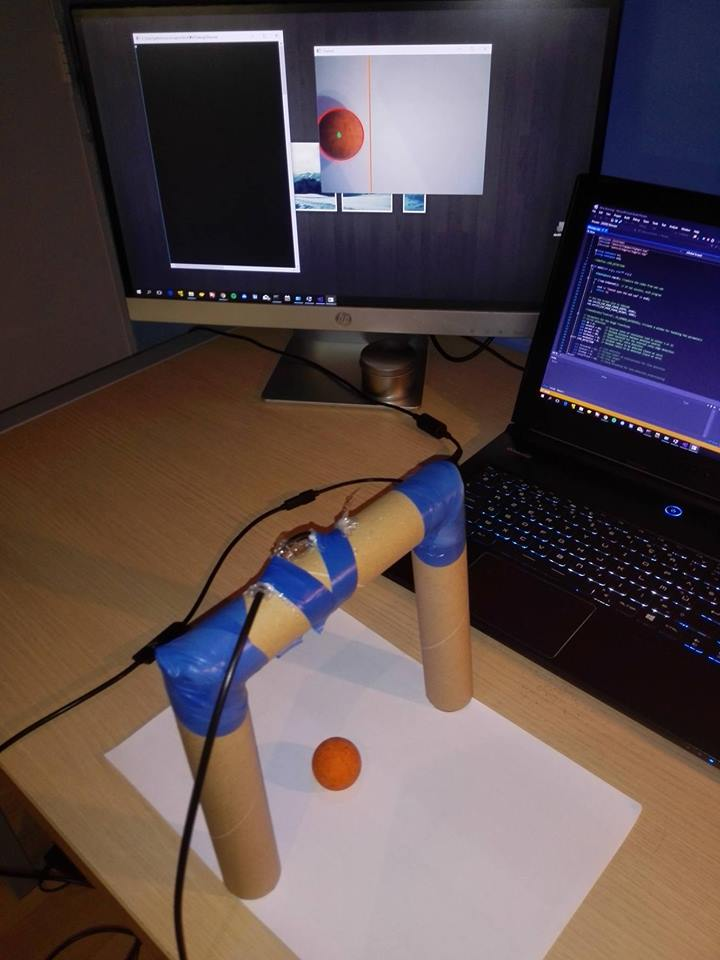
//> input picture testingContent/p.jpg, 720 x 960 px, given in place of the camera
$ ./CannyStill1   (built with g++ and OpenCV 4)
//> lines starting //> are read from the running program, lines starting //| are printed output that depends on the picture; after the words box and inside, x2 and y2 are one past the last pixel; in counts of white or black regions, pixels touching at a corner belong together
// RedBallTracker.cpp

#include<opencv2/core/core.hpp>
#include<opencv2/highgui/highgui.hpp>
#include<opencv2/imgproc/imgproc.hpp>

#include<iostream>

///////////////////////////////////////////////////////////////////////////////////////////////////
int main() {
	cv::VideoCapture capWebcam(0);		// declare a VideoCapture object and associate to webcam, 0 => use 1st webcam

	if (capWebcam.isOpened() == false) {				// check if VideoCapture object was associated to webcam successfully
		std::cout << "error: capWebcam not accessed successfully\n\n";	// if not, print error message to std out
		return(0);														// and exit program
	}

	cv::Mat imgOriginal;		// input image
	cv::Mat imgHSV;
	cv::Mat imgThreshLow;
	cv::Mat imgThreshHigh;
	cv::Mat imgThresh;

	std::vector<cv::Vec3f> v3fCircles;				// 3 element vector of floats, this will be the pass by reference output of HoughCircles()

	char charCheckForEscKey = 0;

	while (charCheckForEscKey != 27 && capWebcam.isOpened()) {		// until the Esc key is pressed or webcam connection is lost
		bool blnFrameReadSuccessfully = capWebcam.read(imgOriginal);		// get next frame
//> imgOriginal is the input picture: 960 rows x 720 cols, CV_8UC3; mean B, G, R 74, 73.2, 87.9

		if (!blnFrameReadSuccessfully || imgOriginal.empty()) {		// if frame not read successfully
			std::cout << "error: frame not read from webcam\n";		// print error message to std out
			break;													// and jump out of while loop
		}

		cv::cvtColor(imgOriginal, imgHSV, CV_BGR2HSV);
//> imgHSV: 960 rows x 720 cols, CV_8UC3; mean H, S, V 80.5, 102, 97.2

		cv::inRange(imgHSV, cv::Scalar(0, 155, 155), cv::Scalar(18, 255, 255), imgThreshLow);
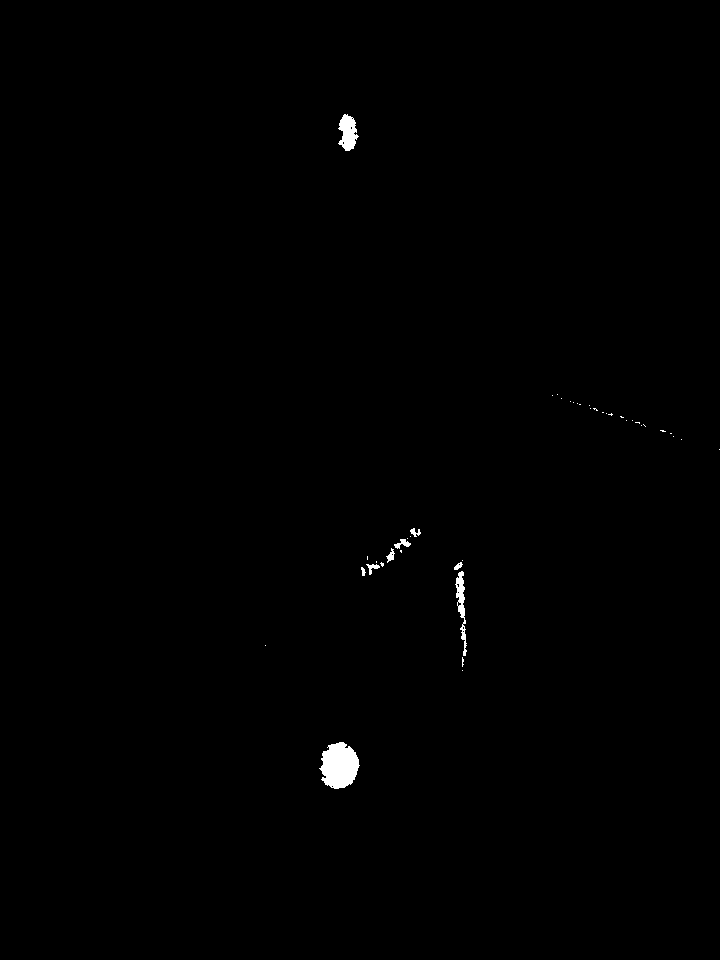
//> imgThreshLow: 960 rows x 720 cols, CV_8UC1; 0.39% white; 43 white regions (34 under 20 px), largest, box (x1, y1, x2, y2) and area: (319, 742, 360, 789) 1377, (338, 114, 359, 151) 494, (455, 571, 467, 656) 397
		cv::inRange(imgHSV, cv::Scalar(165, 155, 155), cv::Scalar(179, 255, 255), imgThreshHigh);
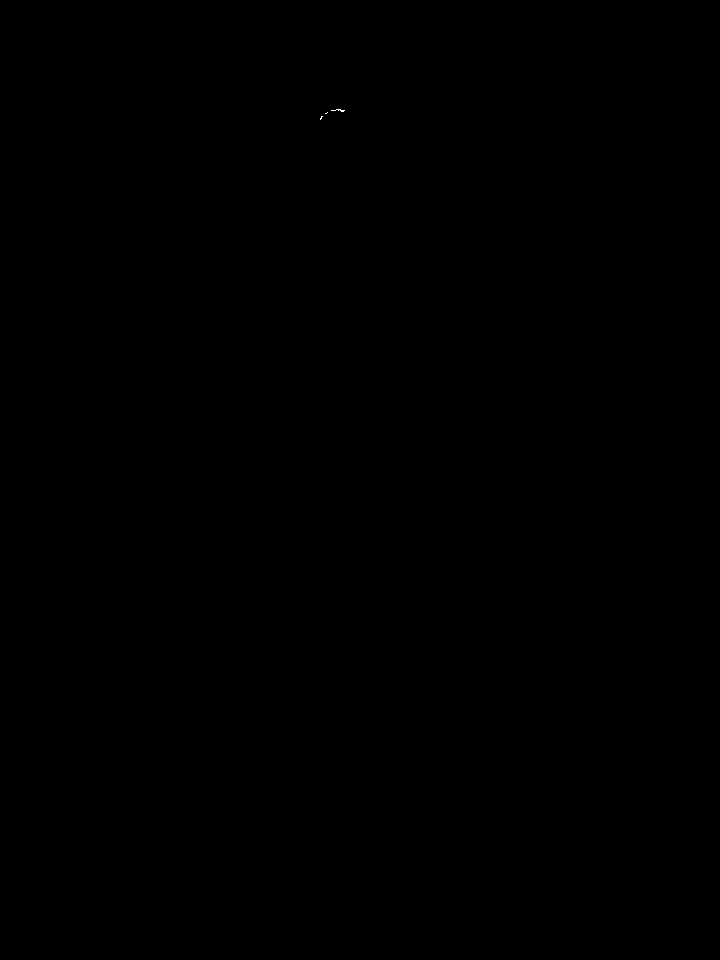
//> imgThreshHigh: 960 rows x 720 cols, CV_8UC1; 0% white in thin lines or dots, all inside (x1, y1, x2, y2) = (320, 109, 345, 120)

		cv::add(imgThreshLow, imgThreshHigh, imgThresh);

		cv::GaussianBlur(imgThresh, imgThresh, cv::Size(3, 3), 0);

		cv::Mat structuringElement = cv::getStructuringElement(cv::MORPH_RECT, cv::Size(3, 3));

		cv::dilate(imgThresh, imgThresh, structuringElement);
		cv::erode(imgThresh, imgThresh, structuringElement);
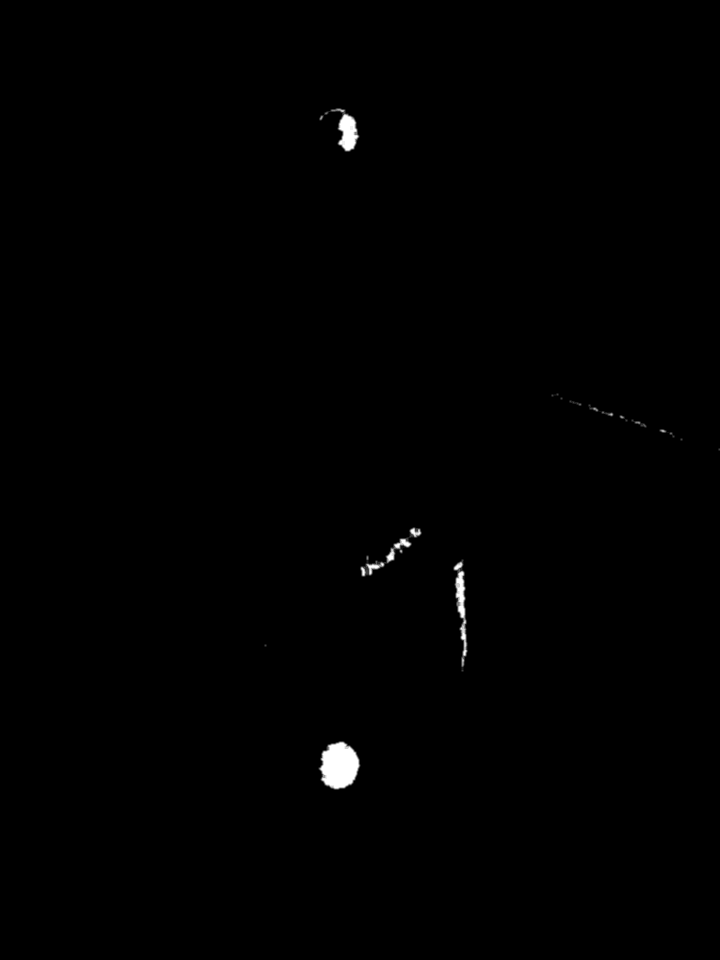
//> imgThresh: 960 rows x 720 cols, CV_8UC1; min 0, max 255, mean 1

		// fill circles vector with all circles in processed image
		cv::HoughCircles(imgThresh,			// input image
			v3fCircles,							// function output (must be a standard template library vector
			CV_HOUGH_GRADIENT,					// two-pass algorithm for detecting circles, this is the only choice available
			2,									// size of image / this value = "accumulator resolution", i.e. accum res = size of image / 2
			imgThresh.rows / 4,				// min distance in pixels between the centers of the detected circles
			100,								// high threshold of Canny edge detector (called by cvHoughCircles)
			50,									// low threshold of Canny edge detector (set at 1/2 previous value)
			10,									// min circle radius (any circles with smaller radius will not be returned)
			400);								// max circle radius (any circles with larger radius will not be returned)
//> v3fCircles = 1 circle (x, y, radius): [335, 765, 23.8]

		for (int i = 0; i < v3fCircles.size(); i++) {		// for each circle . . .
															// show ball position x, y, and radius to command line
			std::cout << "ball position x = " << v3fCircles[i][0]			// x position of center point of circle
				<< ", y = " << v3fCircles[i][1]								// y position of center point of circle
				<< ", radius = " << v3fCircles[i][2] << "\n";				// radius of circle

																			// draw small green circle at center of detected object
			cv::circle(imgOriginal,												// draw on original image
				cv::Point((int)v3fCircles[i][0], (int)v3fCircles[i][1]),		// center point of circle
				3,																// radius of circle in pixels
				cv::Scalar(0, 255, 0),											// draw pure green (remember, its BGR, not RGB)
				CV_FILLED);														// thickness, fill in the circle

																				// draw red circle around the detected object
			cv::circle(imgOriginal,												// draw on original image
				cv::Point((int)v3fCircles[i][0], (int)v3fCircles[i][1]),		// center point of circle
				(int)v3fCircles[i][2],											// radius of circle in pixels
				cv::Scalar(0, 0, 255),											// draw pure red (remember, its BGR, not RGB)
				3);																// thickness of circle in pixels
		}	// end for
//> this loop made 1 pass
//| ball position x = 335, y = 765, radius = 23.8
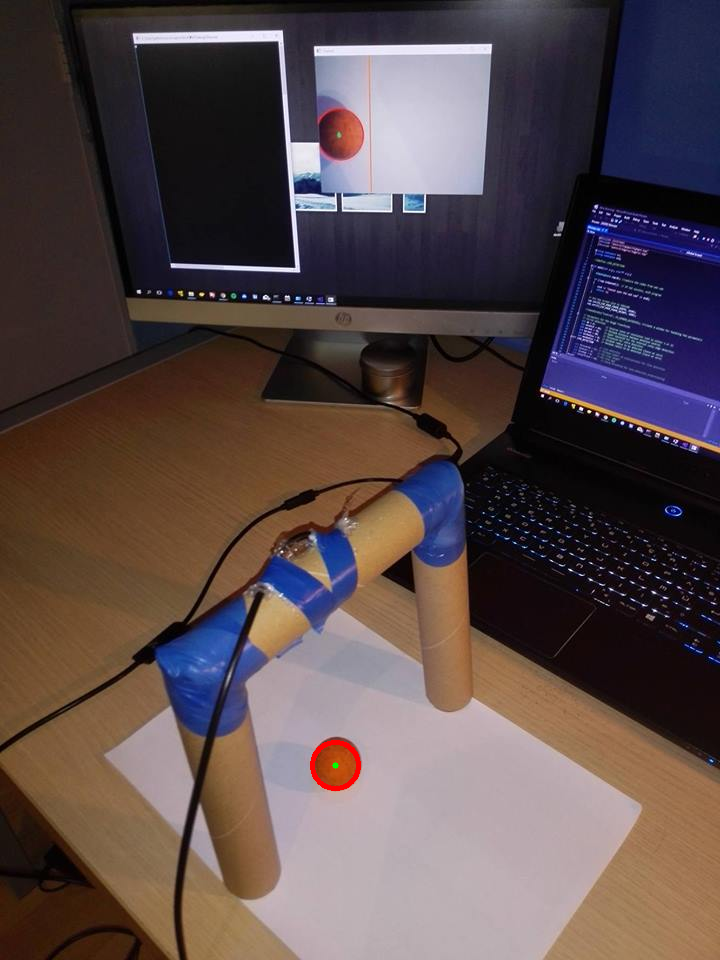
//> imgOriginal: 960 rows x 720 cols, CV_8UC3; 0.11% of pixels changed, all inside (x1, y1, x2, y2) = (310, 740, 361, 791)

			// declare windows
		cv::namedWindow("imgOriginal", CV_WINDOW_AUTOSIZE);	// note: you can use CV_WINDOW_NORMAL which allows resizing the window
		cv::namedWindow("imgThresh", CV_WINDOW_AUTOSIZE);	// or CV_WINDOW_AUTOSIZE for a fixed size window matching the resolution of the image
															// CV_WINDOW_AUTOSIZE is the default

		cv::imshow("imgOriginal", imgOriginal);			// show windows
		cv::imshow("imgThresh", imgThresh);

		charCheckForEscKey = cv::waitKey(1);			// delay (in ms) and get key press, if any
//> the Esc key is pressed
	}	// end while
//> after the loop, v3fCircles = 1 item: [335, 765, 23.8]

	return(0);
}

$ run again, on testingContent/p2.jpg
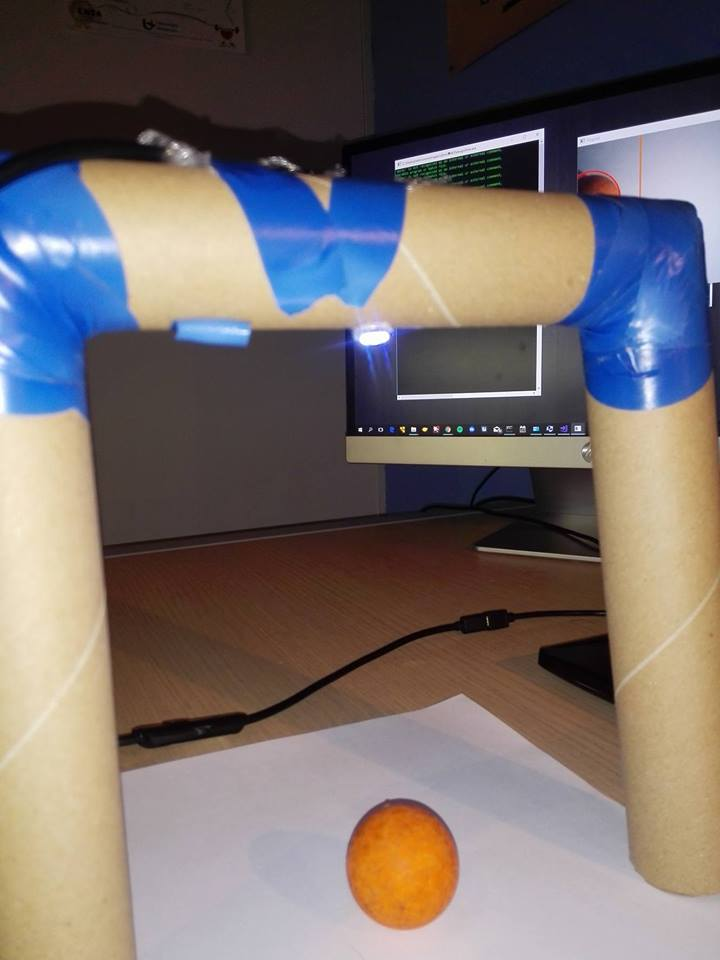
//> input picture testingContent/p2.jpg, 720 x 960 px, given in place of the camera
//> imgOriginal is the input picture: 960 rows x 720 cols, CV_8UC3; mean B, G, R 107.3, 109, 117.8
//> imgHSV: 960 rows x 720 cols, CV_8UC3; mean H, S, V 67.5, 88.1, 134.1
//> `cv::inRange(imgHSV, cv::Scalar(0, 155, 155), cv::Scalar(18, 255, 255),..`:
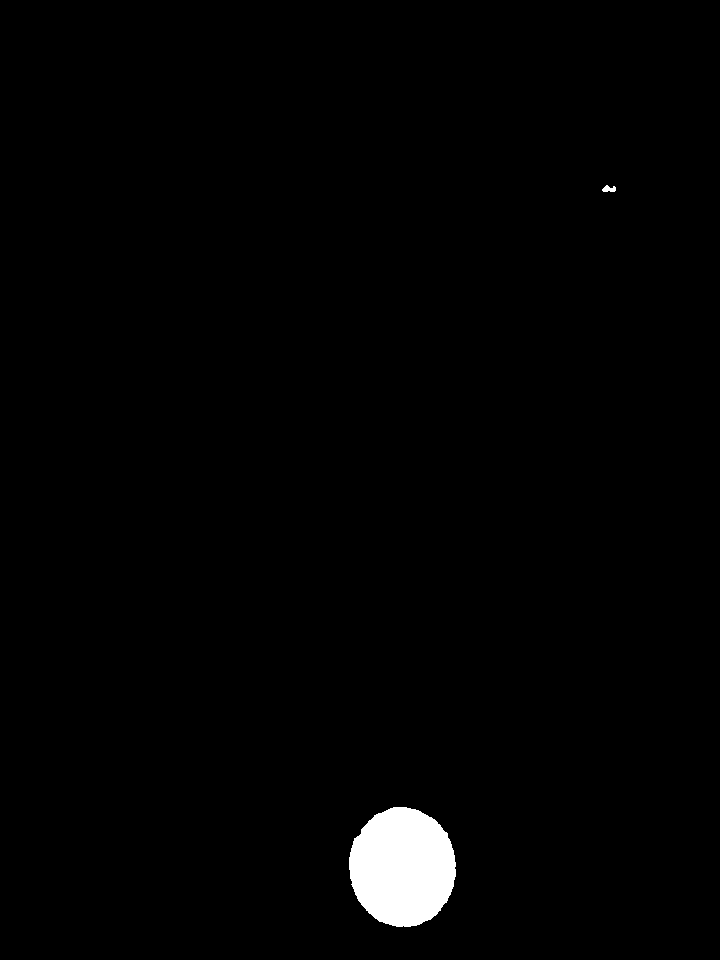
//> imgThreshLow: 960 rows x 720 cols, CV_8UC1; 1.5% white; 2 white regions, box (x1, y1, x2, y2) and area: (349, 807, 456, 927) 10028, (602, 185, 616, 192) 68
//> imgThreshHigh: 960 rows x 720 cols, CV_8UC1; every value is 0
//> `cv::HoughCircles(imgThresh, v3fCircles, CV_HOUGH_GRADIENT, 2,									..`: v3fCircles = 1 circle (x, y, radius): [397, 865, 58.4]
//> the loop `for (int i = 0; i < v3fCircles.size(); i++)` made 1 pass
//| ball position x = 397, y = 865, radius = 58.4
//> after the loop `for (int i = 0; i < v3fCircles.size(); i++)`:
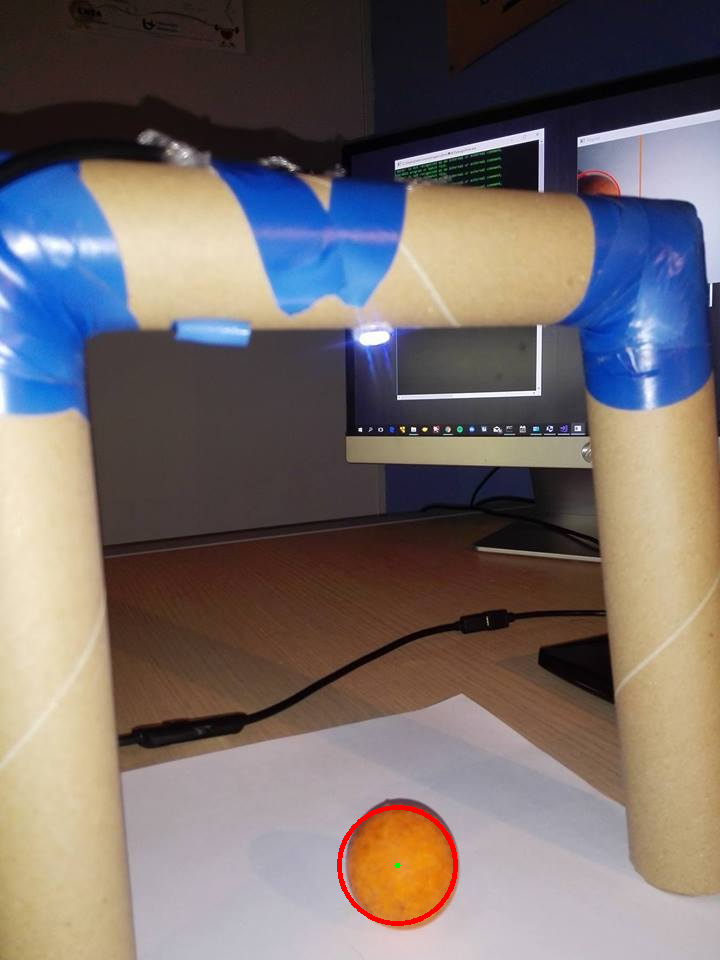
//> imgOriginal: 960 rows x 720 cols, CV_8UC3; 0.26% of pixels changed, all inside (x1, y1, x2, y2) = (337, 805, 458, 926)
//> after the loop `while (charCheckForEscKey != 27 && capWebcam.isOpened())`: v3fCircles = 1 item: [397, 865, 58.4]
